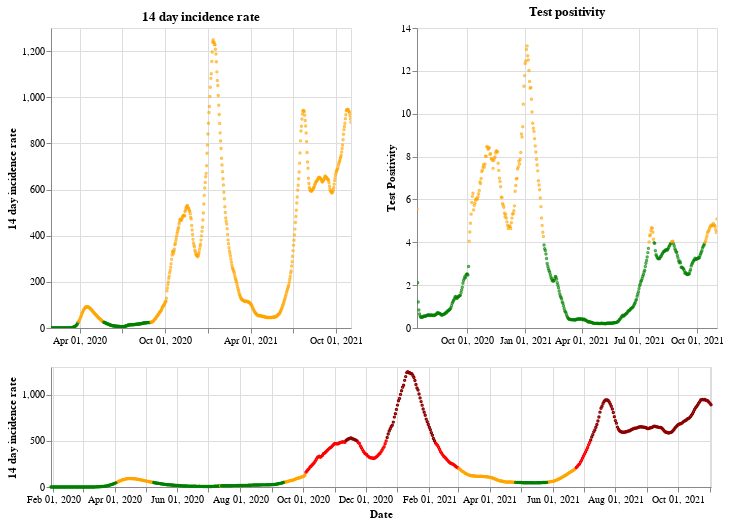

Here is the notebook cell this chart was saved with:
### Markdown cell above
## England

### Code cell
plot_traffic_light('England')

### Figure 1 — Vega-Lite specification as saved in the notebook (floating-point values rounded to 4 significant figures; data arrays with more than 128 entries replaced by an {"elided": "..."} marker saying what was removed)
{"config": {"view": {"continuousWidth": 400, "continuousHeight": 300}}, "vconcat": [{"hconcat": [{"mark": {"type": "point", "size": 2}, "encoding": {"color": {"condition": {"value": "green", "test": "(datum.twoWeeklyCasesRate <= 25)"}, "value": "orange"}, "tooltip": [{"type": "nominal", "field": "areaName"}, {"type": "temporal", "field": "date"}, {"type": "quantitative", "field": "twoWeeklyCasesRate"}, {"type": "quantitative", "field": "testPositivity"}], "x": {"type": "temporal", "axis": {"title": ""}, "field": "date", "scale": {"domain": {"selection": "DateBrush"}}, "timeUnit": "yearmonthdate"}, "y": {"type": "quantitative", "axis": {"title": "14 day incidence rate"}, "field": "twoWeeklyCasesRate"}}, "title": "14 day incidence rate", "width": 300}, {"mark": {"type": "point", "size": 2}, "encoding": {"color": {"condition": {"value": "green", "test": "(datum.testPositivity <= 4)"}, "value": "orange"}, "tooltip": [{"type": "nominal", "field": "areaName"}, {"type": "temporal", "field": "date"}, {"type": "quantitative", "field": "twoWeeklyCasesRate"}, {"type": "quantitative", "field": "testPositivity"}], "x": {"type": "temporal", "axis": {"title": ""}, "field": "date", "scale": {"domain": {"selection": "DateBrush"}}, "timeUnit": "yearmonthdate"}, "y": {"type": "quantitative", "axis": {"title": "Test Positivity"}, "field": "testPositivity"}}, "title": "Test positivity", "width": 300}]}, {"layer": [{"mark": {"type": "point", "size": 2}, "encoding": {"color": {"condition": {"value": "orange", "test": "(((datum.testPositivity < 4) && (datum.twoWeeklyCasesRate >= 50)) && (datum.twoWeeklyCasesRate < 200))"}, "value": "red"}, "opacity": {"condition": {"value": 1, "test": "((datum.twoWeeklyCasesRate >= 50) && (datum.twoWeeklyCasesRate < 500))"}, "value": 0}, "tooltip": [{"type": "nominal", "field": "areaName"}, {"type": "temporal", "field": "date"}, {"type": "quantitative", "field": "twoWeeklyCasesRate"}, {"type": "quantitative", "field": "testPositivity"}], "x": {"type": "temporal", "axis": {"title": "Date"}, "field": "date", "timeUnit": "yearmonthdate"}, "y": {"type": "quantitative", "axis": {"title": "14 day incidence rate"}, "field": "twoWeeklyCasesRate"}}, "selection": {"DateBrush": {"type": "interval", "encodings": ["x"], "fields": ["Time"]}}}, {"mark": {"type": "point", "size": 2}, "encoding": {"color": {"value": "darkred"}, "opacity": {"condition": {"value": 1, "test": "(datum.twoWeeklyCasesRate >= 500)"}, "value": 0}, "tooltip": [{"type": "nominal", "field": "areaName"}, {"type": "temporal", "field": "date"}, {"type": "quantitative", "field": "twoWeeklyCasesRate"}, {"type": "quantitative", "field": "testPositivity"}], "x": {"type": "temporal", "axis": {"title": "Date"}, "field": "date", "timeUnit": "yearmonthdate"}, "y": {"type": "quantitative", "axis": {"title": "14 day incidence rate"}, "field": "twoWeeklyCasesRate"}}}, {"mark": {"type": "point", "size": 2}, "encoding": {"color": {"condition": {"value": "green", "test": "((datum.testPositivity < 4) && (datum.twoWeeklyCasesRate < 50))"}, "value": "orange"}, "opacity": {"condition": {"value": 1, "test": "(datum.twoWeeklyCasesRate < 50)"}, "value": 0}, "tooltip": [{"type": "nominal", "field": "areaName"}, {"type": "temporal", "field": "date"}, {"type": "quantitative", "field": "twoWeeklyCasesRate"}, {"type": "quantitative", "field": "testPositivity"}], "x": {"type": "temporal", "axis": {"title": "Date"}, "field": "date", "timeUnit": "yearmonthdate"}, "y": {"type": "quantitative", "axis": {"title": "14 day incidence rate"}, "field": "twoWeeklyCasesRate"}}}], "height": 120, "width": 660}], "data": {"name": "data-783a2ddab58a0b897e9a1ab0eee7df2c"}, "$schema": "https://vega.github.io/schema/vega-lite/v4.8.1.json", "datasets": {"data-783a2ddab58a0b897e9a1ab0eee7df2c": {"elided": "643 records"}}}
